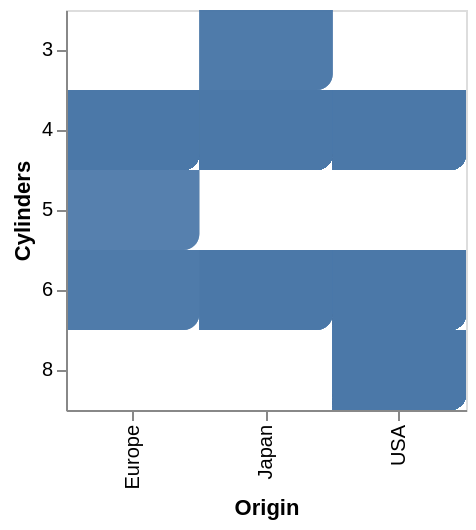

Describe this chart as a Vega-Lite specification.
### Vega-Lite specification from a JSON file in a GitHub repository (floating-point values rounded to 4 significant figures; data arrays with more than 128 entries replaced by an {"elided": "..."} marker saying what was removed)
{"$schema": "https://vega.github.io/schema/vega-lite/v5.json", "data": {"values": {"elided": "406 records"}}, "encoding": {"x": {"field": "Origin", "type": "nominal"}, "y": {"field": "Cylinders", "type": "ordinal"}}, "height": 200, "mark": {"cornerRadiusBottomRight": 8, "opacity": 0.6, "size": 30, "type": "rect"}, "width": 200}
